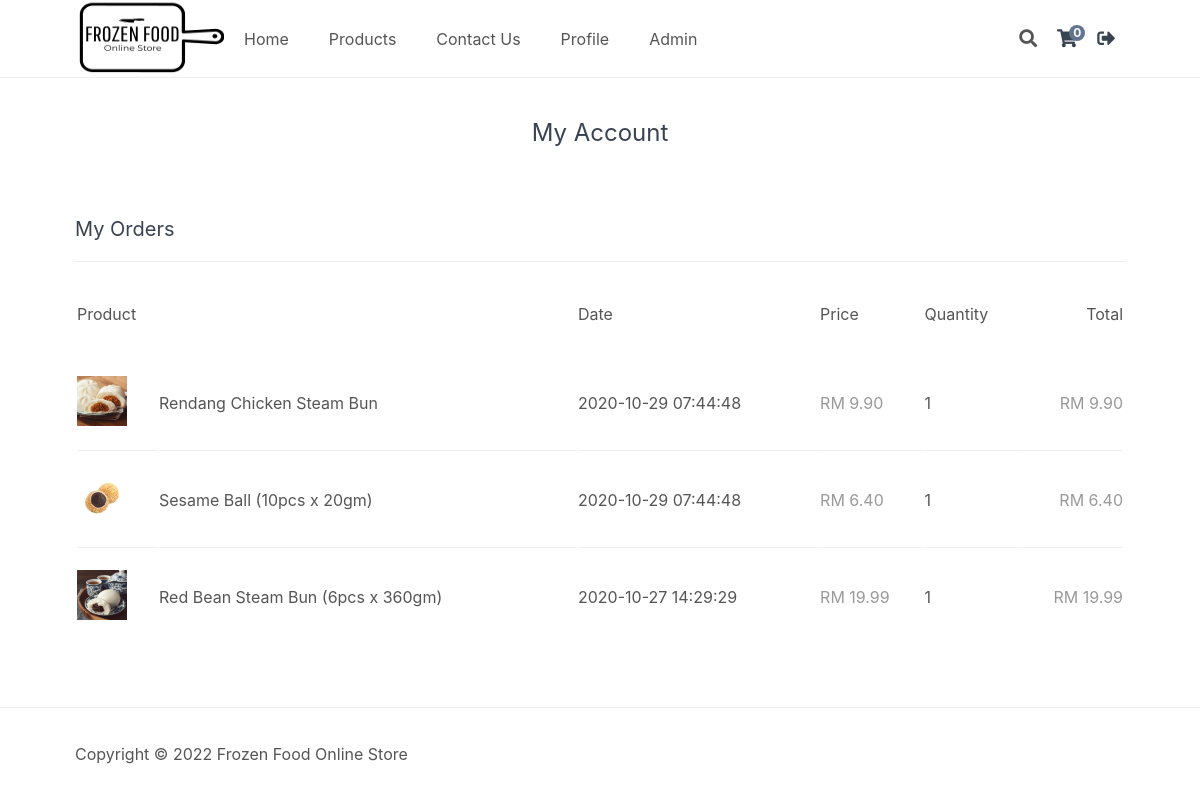
The page /index.php?page=myaccount (signed in) on the database its author committed.
### tables this page shows
CREATE TABLE `transactions` (
  `id` int(11) NOT NULL,
  `txn_id` varchar(255) NOT NULL,
  `payment_amount` decimal(7,2) NOT NULL,
  `payment_status` varchar(30) NOT NULL,
  `created` datetime NOT NULL,
  `payer_email` varchar(255) NOT NULL DEFAULT '',
  `first_name` varchar(100) NOT NULL DEFAULT '',
  `last_name` varchar(100) NOT NULL DEFAULT '',
  `address_street` varchar(255) NOT NULL DEFAULT '',
  `address_city` varchar(100) NOT NULL DEFAULT '',
  `address_state` varchar(100) NOT NULL DEFAULT '',
  `address_zip` varchar(50) NOT NULL DEFAULT '',
  `address_country` varchar(100) NOT NULL DEFAULT '',
  `account_id` int(11) DEFAULT NULL,
  `payment_method` varchar(50) NOT NULL DEFAULT 'website'
);

CREATE TABLE `products` (
  `id` int(11) NOT NULL,
  `name` varchar(200) NOT NULL,
  `desc` text NOT NULL,
  `price` decimal(7,2) NOT NULL,
  `rrp` decimal(7,2) NOT NULL DEFAULT 0.00,
  `quantity` int(11) NOT NULL,
  `img` text NOT NULL,
  `date_added` datetime NOT NULL DEFAULT current_timestamp()
);

CREATE TABLE `transactions_items` (
  `id` int(11) NOT NULL,
  `txn_id` varchar(255) NOT NULL,
  `item_id` int(11) NOT NULL,
  `item_price` decimal(7,2) NOT NULL,
  `item_quantity` int(11) NOT NULL,
  `item_options` varchar(255) NOT NULL
);

### index.php (called while the page is built, shortened)
<?php
include 'functions.php';
$page = isset($_GET['page']) && file_exists($_GET['page'] . '.php') ? $_GET['page'] : 'home';
include $page . '.php';
?>

### myaccount.php (the view, shortened to what this page needs)
<?php
$register_error = '';
if (isset($_SESSION['account_loggedin'])) {
    $stmt = $pdo->prepare('SELECT
        p.img AS img,
        p.name AS name,
        t.created AS transaction_date,
        ti.item_price AS price,
        ti.item_quantity AS quantity
        FROM transactions t
        JOIN transactions_items ti ON ti.txn_id = t.txn_id
        JOIN accounts a ON a.id = t.account_id
        JOIN products p ON p.id = ti.item_id
        WHERE t.account_id = ?
        ORDER BY t.created DESC');
    $stmt->execute([ $_SESSION['account_id'] ]);
    $transactions = $stmt->fetchAll(PDO::FETCH_ASSOC);
}
?>
<?=template_header('My Account')?>
<div class="myaccount content-wrapper">
    <?php if (!isset($_SESSION['account_loggedin'])): ?>
    <div class="login-register">
        <div class="login">
            <h1>Login</h1>
            <form action="index.php?page=myaccount" method="post">
                <label for="email">Email</label>
                <input type="email" name="email" id="email" placeholder="example@example.com" required>
                <label for="password">Password</label>
                <input type="password" name="password" id="password" placeholder="Password" required>
                <input name="login" type="submit" value="Login">
            </form>
            <?php if ($error): ?>
            <p class="error"><?=$error?></p>
            <?php endif; ?>
        </div>
        <div class="register">
            <h1>Register</h1>
            <form action="index.php?page=myaccount" method="post">
                <label for="email">Email</label>
                <input type="email" name="email" id="email" placeholder="example@example.com" required>
                <label for="password">Password</label>
                <input type="password" name="password" id="password" placeholder="Password" required>
                <label for="cpassword">Confirm Password</label>
                <input type="password" name="cpassword" id="cpassword" placeholder="Confirm Password" required>
                <input name="register" type="submit" value="Register">
            </form>
            <?php if ($register_error): ?>
            <p class="error"><?=$register_error?></p>
            <?php endif; ?>
        </div>
    </div>
    <?php else: ?>
    <h1>My Account</h1>
    <h2>My Orders</h2>
    <table>
        <thead>
            <tr>
                <td colspan="2">Product</td>
                <td class="rhide">Date</td>
                <td class="rhide">Price</td>
                <td>Quantity</td>
                <td>Total</td>
            </tr>
        </thead>
        <tbody>
            <?php if (empty($transactions)): ?>
            <tr>
                <td colspan="6" style="text-align:center;">You have no recent orders</td>
            </tr>
            <?php else: ?>
            <?php foreach ($transactions as $transaction): ?>
			<tr>
                <td class="img">
                    <?php if (!empty($transaction['img']) && file_exists('imgs/' . $transaction['img'])): ?>
                    <img src="imgs/<?=$transaction['img']?>" width="50" height="50" alt="<?=$transaction['name']?>">
                    <?php endif; ?>
                </td>
                <td><?=$transaction['name']?></td>
                <td class="rhide"><?=$transaction['transaction_date']?></td>
                <td class="price rhide"><?=currency_code?><?=number_format($transaction['price'],2)?></td>
                <td class="quantity"><?=$transaction['quantity']?></td>
                <td class="price"><?=currency_code?><?=number_format($transaction['price'] * $transaction['quantity'],2)?></td>
            </tr>
            <?php endforeach; ?>
            <?php endif; ?>
        </tbody>
    </table>
    <?php endif; ?>
</div>
<?=template_footer()?>

### style.css (style rules this page uses)
* { box-sizing: border-box; font-family: -apple-system, BlinkMacSystemFont, "segoe ui", roboto, oxygen, ubuntu, cantarell, "fira sans", "droid sans", "helvetica neue", Arial, sans-serif; font-size: 16px; -webkit-font-smoothing: antialiased; -moz-osx-font-smoothing: grayscale; }
html { height: 100%; }
body { position: relative; min-height: 100%; color: #555555; background-color: #FFFFFF; margin: 0; padding-bottom: 100px; }
h1, h2, h3, h4, h5 { color: #394352; }
.content-wrapper { width: 1050px; margin: 0 auto; }
main .cart h1, main .myaccount h1 { display: block; font-weight: normal; margin: 0; padding: 40px 0; font-size: 24px; text-align: center; width: 100%; }
main .cart table, main .myaccount table { width: 100%; }
main .cart table thead td, main .myaccount table thead td { padding: 30px 0; border-bottom: 1px solid #EEEEEE; }
main .cart table thead td:last-child, main .myaccount table thead td:last-child { text-align: right; }
main .cart table tbody td, main .myaccount table tbody td { padding: 20px 0; border-bottom: 1px solid #EEEEEE; }
main .cart table tbody td:last-child, main .myaccount table tbody td:last-child { text-align: right; }
main .cart table .img, main .myaccount table .img { width: 80px; }
main .cart table .price, main .myaccount table .price { color: #999999; }
main .checkout h1, main .myaccount h1 { display: block; font-weight: normal; margin: 0; padding: 40px 0; font-size: 24px; text-align: center; width: 100%; }
main .myaccount h2 { width: 100%; font-weight: normal; font-size: 20px; padding: 30px 0 20px 0; margin: 0 0 10px 0; border-bottom: 1px solid #EEEEEE; }
main .myaccount table { padding-bottom: 40px; }
main .myaccount table tr:last-child td { border-bottom: 0; }

### rows shown on the page
transactions: products.img (picture), products.name "Rendang Chicken Steam Bun", created "2020-10-29 07:44:48", transactions_items.item_price "9.90", transactions_items.item_quantity "1", products.name "Sesame Ball (10pcs x 20gm)", transactions_items.item_price "6.40"
transactions: products.img (picture), products.name "Red Bean Steam Bun (6pcs x 360gm)", created "2020-10-27 14:29:29", transactions_items.item_price "19.99", transactions_items.item_quantity "1"

### other values the page prints
$num_items_in_cart "0"
